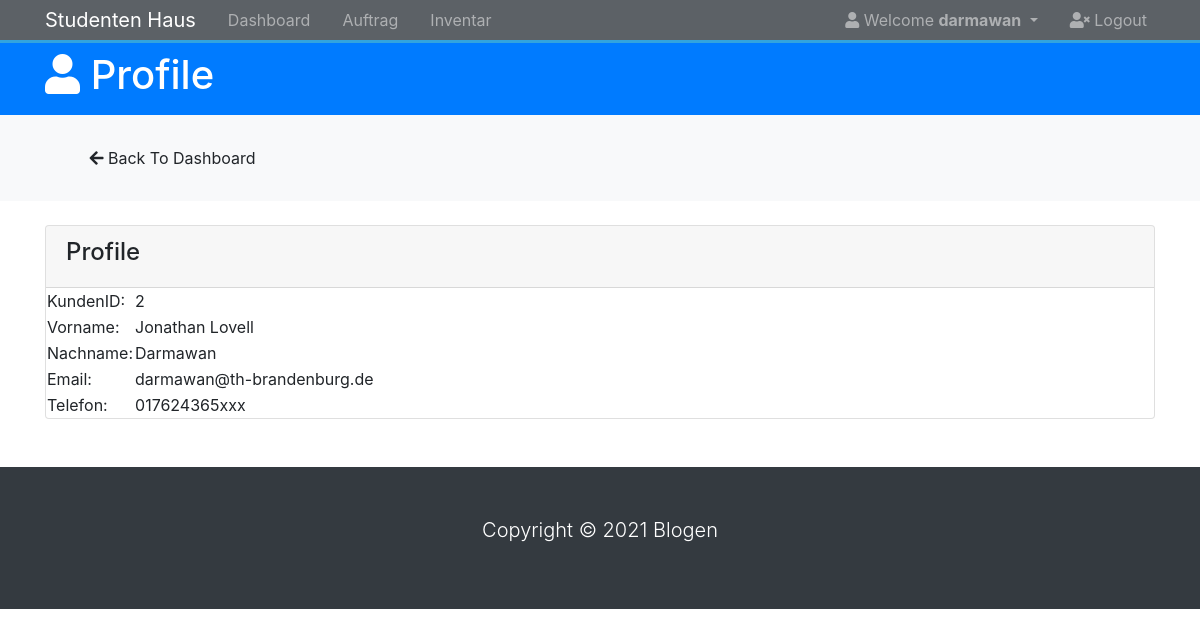
Screenshot of /public_html/viewprofile.php (signed in) with the database file from the repository.
### tables this page shows
CREATE TABLE `student` (
  `student_id` int(255) NOT NULL,
  `vorname` varchar(255) NOT NULL,
  `nachname` varchar(255) NOT NULL,
  `email` varchar(255) NOT NULL,
  `username` varchar(30) NOT NULL,
  `telefon` varchar(13) NOT NULL,
  `password` varchar(255) NOT NULL
);

### public_html/viewprofile.php (the view, shortened to what this page needs)
<?php
include('server.php');
?>
<!DOCTYPE html>
<html lang="en">
<head>
  <link rel="stylesheet" href="https://use.fontawesome.com/releases/v5.0.13/css/all.css"
>
  <link rel="stylesheet" href="https://stackpath.bootstrapcdn.com/bootstrap/4.1.1/css/bootstrap.min.css"
>
  <link rel="stylesheet" href="css/style.css">
</head>
<body>
  <nav class="navbar navbar-expand-sm navbar-dark bg-dark p-0">
    <div class="container">
      <a href="dashboard.php" class="navbar-brand">Studenten Haus</a>
      <div class="collapse navbar-collapse" id="navbarCollapse">
        <ul class="navbar-nav">
          <li class="nav-item px-2">
            <a href="dashboard.php" class="nav-link">Dashboard</a>
          </li>
          <li class="nav-item px-2">
            <a href="auftrag.php" class="nav-link">Auftrag</a>
          </li>
          <li class="nav-item px-2">
            <a href="inventar.php" class="nav-link">Inventar</a>
          </li>
        </ul>
        <ul class="navbar-nav ml-auto">
          <li class="nav-item dropdown mr-3">
            <a href="#" class="nav-link dropdown-toggle" data-toggle="dropdown">
              <i class="fas fa-user"></i> Welcome
	            <?php  if (isset($_SESSION['username'])) : ?>
              <strong><?php echo $_SESSION['username']; ?></strong>
              <?php endif ?>
            </a>
          </li>
          <li class="nav-item">
            <a href="login.php" class="nav-link">
              <i class="fas fa-user-times"></i> Logout
            </a>
          </li>
        </ul>
      </div>
    </div>
  </nav>
  <header id="main-header" class="py-2 bg-primary text-white">
    <div class="container">
      <div class="row">
        <div class="col-md-6">
          <h1>
            <i class="fas fa-user"></i> Profile</h1>
        </div>
      </div>
    </div>
  </header>
  <section id="actions" class="py-4 mb-4 bg-light">
    <div class="container">
      <div class="row">
        <div class="col-md-3">
          <a href="dashboard.php" class="btn btn-light btn-block">
            <i class="fas fa-arrow-left"></i> Back To Dashboard
          </a>
        </div>
      </div>
    </div>
  </section>
  <section id="profile">
    <div class="container">
      <div class="row">
        <div class="col-md">
          <div class="card">
            <div class="card-header">
              <h4>Profile</h4>
            </div>
            <div>
		<?php
    if (!isset($_POST['username'])) {
      $query = "SELECT student_id, vorname, nachname, username, email, telefon FROM Student WHERE username = '" . $_SESSION['username'] . "'";
    }
    else {
      $query = "SELECT student_id, vorname, nachname, username, email, telefon FROM Student WHERE username = '" . $_POST['username'] . "'";
    }
    $data = mysqli_query($db, $query);
    if ($data !== 0) {
      while ($row = mysqli_fetch_assoc($data)){
        echo '<table>';
        if (!empty($row['student_id'])) {
          echo '<tr><td class="label">KundenID:</td><td>' . $row['student_id'] . '</td></tr>';
        }
        if (!empty($row['vorname'])) {
          echo '<tr><td class="label">Vorname:</td><td>' . $row['vorname'] . '</td></tr>';
        }
        if (!empty($row['nachname'])) {
          echo '<tr><td class="label">Nachname:</td><td>' . $row['nachname'] . '</td></tr>';
        }
        if (!empty($row['email'])) {
          echo '<tr><td class="label">Email:</td><td>' . $row['email'] . '</td></tr>';
        }
        if (!empty($row['telefon'])) {
          echo '<tr><td class="label">Telefon:</td><td>' . $row['telefon'] . '</td></tr>';
        }
        echo '</table>';
      }
    }
    else {
      echo '<p class="error">There was a problem accessing your profile.</p>';
    }
    ?>
            </div>
          </div>
        </div>
      </div>
    </div>
  </section>
  <footer id="main-footer" class="bg-dark text-white mt-5 p-5">
    <div class="container">
      <div class="row">
        <div class="col">
          <p class="lead text-center">
            Copyright &copy;
            <span id="year"></span>
            Blogen
          </p>
        </div>
      </div>
    </div>
  </footer>
</body>
</html>

### public_html/css/style.css (style rules this page uses)
body { background: ; color: ; }
.navbar { border-bottom: #008ed6 3px solid; opacity: 0.8; }

### rows the page displays
student: student_id "2", vorname "Jonathan Lovell", nachname "Darmawan", email "darmawan@th-brandenburg.de", telefon "017624365xxx"

### other values shown
$_SESSION['username'] "darmawan"
